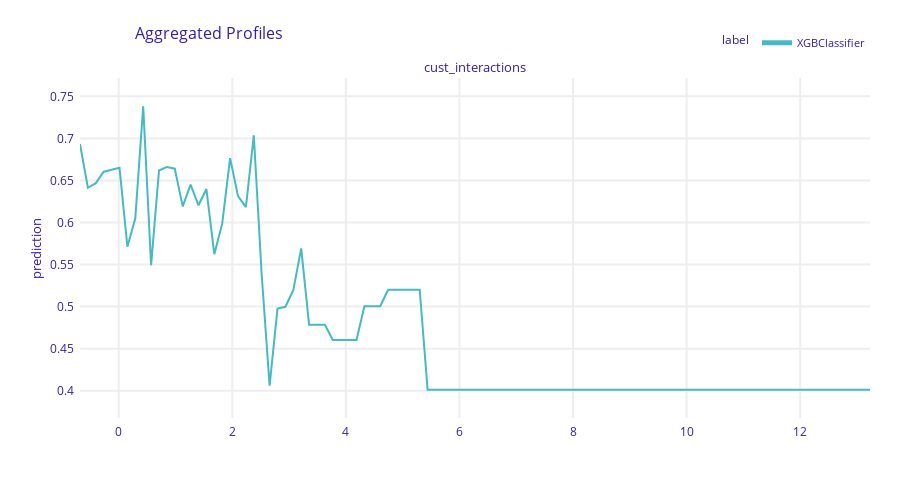

The cell this chart's notebook holds for it:
### Markdown cell above
#### Ale

### Code cell
# Función de predicción que acepta modelo y datos
def predict_fn(model, X):
    return model.predict_proba(X)[:, 1]


explainer = dx.Explainer(
    model=best_bst,
    data=X_test,
    predict_function=predict_fn 
)

# ALE
ale_obj = explainer.model_profile(type='accumulated', variables=['cust_interactions'])
ale_obj.plot()

### Figure 1 — Plotly figure (JSON) as saved in the notebook; plotly's stock layout.template omitted (floating-point values rounded to 4 significant figures; data arrays with more than 128 entries replaced by an {"elided": "..."} marker saying what was removed)
{"data": [{"customdata": {"elided": "101x3 mixed values"}, "hovertemplate": "<b>%{hovertext}</b><br><br>prediction=%{y:.3f}<br>mean_prediction=%{customdata[0]:.3f}<extra></extra>", "hovertext": ["XGBClassifier", "XGBClassifier", "XGBClassifier", "XGBClassifier", "XGBClassifier", "XGBClassifier", "XGBClassifier", "XGBClassifier", "XGBClassifier", "XGBClassifier", "XGBClassifier", "XGBClassifier", "XGBClassifier", "XGBClassifier", "XGBClassifier", "XGBClassifier", "XGBClassifier", "XGBClassifier", "XGBClassifier", "XGBClassifier", "XGBClassifier", "XGBClassifier", "XGBClassifier", "XGBClassifier", "XGBClassifier", "XGBClassifier", "XGBClassifier", "XGBClassifier", "XGBClassifier", "XGBClassifier", "XGBClassifier", "XGBClassifier", "XGBClassifier", "XGBClassifier", "XGBClassifier", "XGBClassifier", "XGBClassifier", "XGBClassifier", "XGBClassifier", "XGBClassifier", "XGBClassifier", "XGBClassifier", "XGBClassifier", "XGBClassifier", "XGBClassifier", "XGBClassifier", "XGBClassifier", "XGBClassifier", "XGBClassifier", "XGBClassifier", "XGBClassifier", "XGBClassifier", "XGBClassifier", "XGBClassifier", "XGBClassifier", "XGBClassifier", "XGBClassifier", "XGBClassifier", "XGBClassifier", "XGBClassifier", "XGBClassifier", "XGBClassifier", "XGBClassifier", "XGBClassifier", "XGBClassifier", "XGBClassifier", "XGBClassifier", "XGBClassifier", "XGBClassifier", "XGBClassifier", "XGBClassifier", "XGBClassifier", "XGBClassifier", "XGBClassifier", "XGBClassifier", "XGBClassifier", "XGBClassifier", "XGBClassifier", "XGBClassifier", "XGBClassifier", "XGBClassifier", "XGBClassifier", "XGBClassifier", "XGBClassifier", "XGBClassifier", "XGBClassifier", "XGBClassifier", "XGBClassifier", "XGBClassifier", "XGBClassifier", "XGBClassifier", "XGBClassifier", "XGBClassifier", "XGBClassifier", "XGBClassifier", "XGBClassifier", "XGBClassifier", "XGBClassifier", "XGBClassifier", "XGBClassifier", "XGBClassifier"], "legendgroup": "XGBClassifier", "line": {"color": "#46bac2", "dash": "solid", "width": 2}, "marker": {"symbol": "circle"}, "mode": "lines", "name": "XGBClassifier", "opacity": 1, "orientation": "v", "showlegend": true, "type": "scatter", "x": [-0.6817, -0.5426, -0.4035, -0.2644, -0.1252, 0.01387, 0.153, 0.2921, 0.4312, 0.5703, 0.7094, 0.8486, 0.9877, 1.127, 1.266, 1.405, 1.544, 1.683, 1.822, 1.961, 2.101, 2.24, 2.379, 2.518, 2.657, 2.796, 2.935, 3.074, 3.213, 3.353, 3.492, 3.631, 3.77, 3.909, 4.048, 4.187, 4.326, 4.466, 4.605, 4.744, 4.883, 5.022, 5.161, 5.3, 5.439, 5.578, 5.718, 5.857, 5.996, 6.135, 6.274, 6.413, 6.552, 6.691, 6.83, 6.97, 7.109, 7.248, 7.387, 7.526, 7.665, 7.804, 7.943, 8.082, 8.222, 8.361, 8.5, 8.639, 8.778, 8.917, 9.056, 9.195, 9.335, 9.474, 9.613, 9.752, 9.891, 10.03, 10.17, 10.31, 10.45, 10.59, 10.73, 10.86, 11.0, 11.14, 11.28, 11.42, 11.56, 11.7, 11.84, 11.98, 12.12, 12.26, 12.4, 12.53, 12.67, 12.81, 12.95, 13.09, 13.23], "xaxis": "x", "y": [0.6933, 0.6413, 0.6467, 0.6604, 0.6628, 0.6652, 0.5712, 0.6049, 0.7381, 0.5492, 0.6618, 0.666, 0.664, 0.6192, 0.645, 0.6205, 0.6398, 0.5623, 0.5986, 0.6765, 0.6312, 0.6183, 0.7036, 0.5378, 0.406, 0.4976, 0.4998, 0.5196, 0.5692, 0.4784, 0.4784, 0.4784, 0.4603, 0.4603, 0.4603, 0.4603, 0.5005, 0.5005, 0.5005, 0.52, 0.52, 0.52, 0.52, 0.52, 0.4013, 0.4013, 0.4013, 0.4013, 0.4013, 0.4013, 0.4013, 0.4013, 0.4013, 0.4013, 0.4013, 0.4013, 0.4013, 0.4013, 0.4013, 0.4013, 0.4013, 0.4013, 0.4013, 0.4013, 0.4013, 0.4013, 0.4013, 0.4013, 0.4013, 0.4013, 0.4013, 0.4013, 0.4013, 0.4013, 0.4013, 0.4013, 0.4013, 0.4013, 0.4013, 0.4013, 0.4013, 0.4013, 0.4013, 0.4013, 0.4013, 0.4013, 0.4013, 0.4013, 0.4013, 0.4013, 0.4013, 0.4013, 0.4013, 0.4013, 0.4013, 0.4013, 0.4013, 0.4013, 0.4013, 0.4013, 0.4013], "yaxis": "y"}], "layout": {"annotations": [{"font": {"size": 13}, "showarrow": false, "text": "cust_interactions", "x": 0.5, "xanchor": "center", "xref": "paper", "y": 1, "yanchor": "bottom", "yref": "paper"}, {"font": {"size": 13}, "showarrow": false, "text": "prediction", "textangle": -90, "x": -0.07, "xref": "paper", "y": 0.5, "yref": "paper"}], "font": {"color": "#371ea3"}, "height": 489, "hovermode": "x unified", "legend": {"font": {"size": 11}, "itemsizing": "constant", "orientation": "h", "title": {"font": {"size": 12}, "text": "label"}, "tracegroupgap": 0, "x": 1, "xanchor": "right", "y": 1.061, "yanchor": "bottom"}, "margin": {"b": 71, "r": 30, "t": 78}, "title": {"font": {"size": 16}, "text": "Aggregated Profiles", "x": 0.15}, "xaxis": {"anchor": "y", "automargin": true, "domain": [0, 1], "fixedrange": true, "gridwidth": 2, "showticklabels": true, "tickcolor": "white", "ticklen": 3, "ticks": "outside", "title": {"text": ""}, "type": "linear", "zeroline": false}, "yaxis": {"anchor": "x", "automargin": true, "domain": [0, 1], "fixedrange": true, "gridwidth": 2, "range": [0.3676, 0.7718], "tickcolor": "white", "ticklen": 3, "ticks": "outside", "title": {"text": ""}, "type": "linear", "zeroline": false}}}
